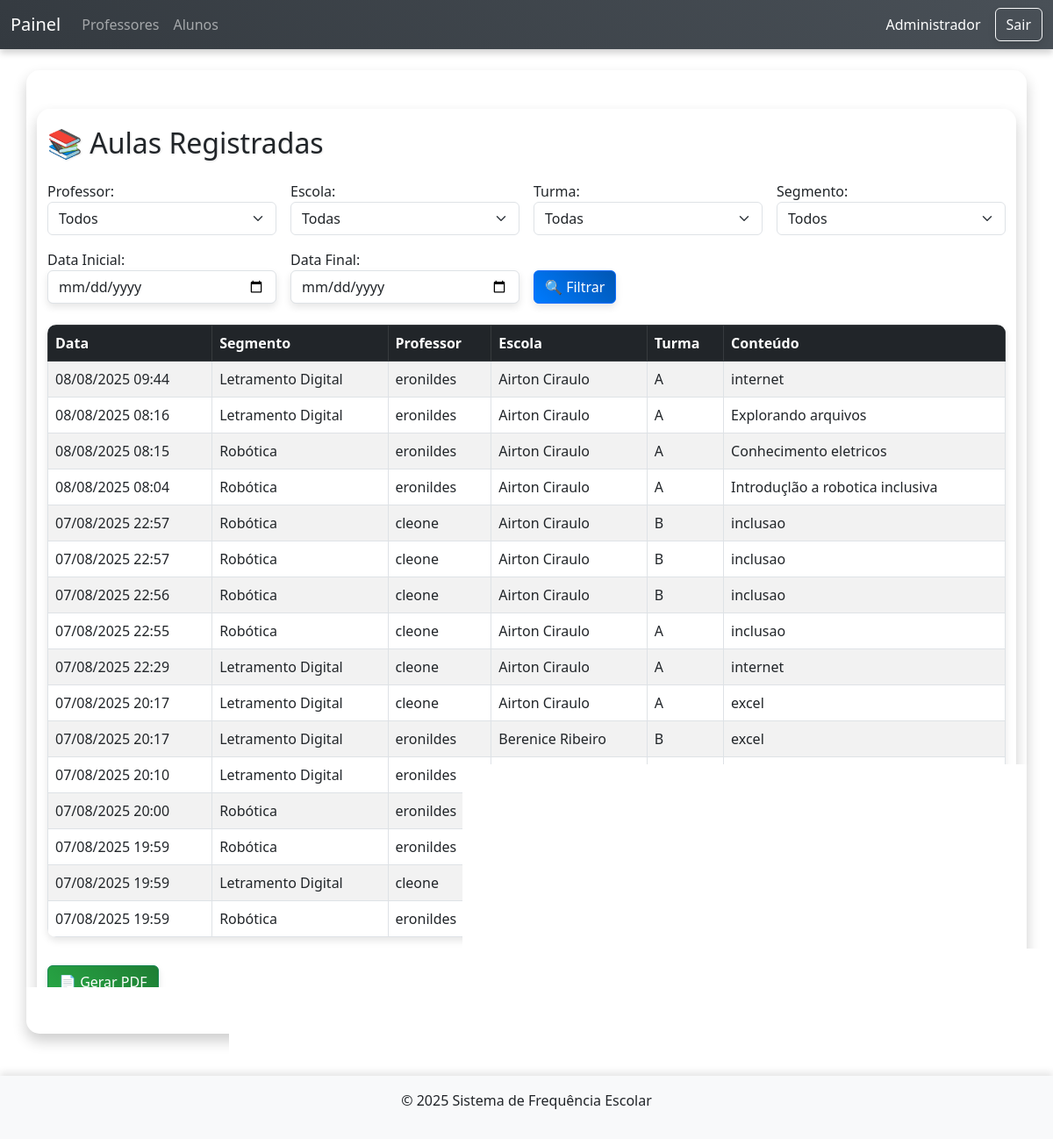
The page /dashboard.php (signed in) on the database its author committed.
### tables this page shows
CREATE TABLE `aulas` (
  `id` int NOT NULL,
  `titulo` varchar(255) NOT NULL DEFAULT 'Sem título',
  `descricao` text,
  `data` datetime NOT NULL,
  `professor_id` int DEFAULT NULL,
  `escola_id` int DEFAULT NULL,
  `turma_id` int DEFAULT NULL,
  `serie_id` int DEFAULT NULL,
  `conteudo` text NOT NULL,
  `segmento` enum('robotica','letramento_digital') NOT NULL DEFAULT 'robotica'
);

CREATE TABLE `professores` (
  `id` int NOT NULL,
  `nome` varchar(255) DEFAULT NULL,
  `email` varchar(255) DEFAULT NULL,
  `senha` varchar(255) DEFAULT NULL,
  `escola_id` int DEFAULT NULL,
  `tipo` enum('admin','professor') DEFAULT 'professor'
);

CREATE TABLE `escolas` (
  `id` int NOT NULL,
  `nome` varchar(255) DEFAULT NULL,
  `endereco` text
);

CREATE TABLE `turmas` (
  `id` int NOT NULL,
  `nome` varchar(100) DEFAULT NULL,
  `escola_id` int DEFAULT NULL
);

### dashboard.php (the view, shortened to what this page needs)
<?php
require 'config/db.php';
$filtros = [];
$params = [];
$where = $filtros ? 'WHERE ' . implode(' AND ', $filtros) : '';
$stmt = $pdo->prepare("
    SELECT aulas.*,
           turmas.nome AS turma_nome,
           escolas.nome AS escola_nome,
           professores.nome AS professor_nome
    FROM aulas
    JOIN turmas ON aulas.turma_id = turmas.id
    JOIN escolas ON aulas.escola_id = escolas.id
    JOIN professores ON aulas.professor_id = professores.id
    $where
    ORDER BY aulas.data DESC
");
$stmt->execute($params);
$aulas = $stmt->fetchAll();
?>
<!DOCTYPE html>
<html lang="pt-br">
<head>
  <link href="https://cdn.jsdelivr.net/npm/bootstrap@5.3.0/dist/css/bootstrap.min.css" rel="stylesheet">
</head>
<body>
<?php require 'includes/header.php'; ?>
<div class="container mt-4">
  <h2 class="mb-4">📚 Aulas Registradas</h2>
  <form method="GET" class="row g-3 mb-4">
    <div class="col-md-3">
      <label>Professor:</label>
      <select name="professor_id" class="form-select">
        <option value="">Todos</option>
      </select>
    </div>
    <div class="col-md-3">
      <label>Escola:</label>
      <select name="escola_id" class="form-select">
        <option value="">Todas</option>
      </select>
    </div>
    <div class="col-md-3">
      <label>Turma:</label>
      <select name="turma_id" class="form-select">
        <option value="">Todas</option>
      </select>
    </div>
    <div class="col-md-3">
      <label>Segmento:</label>
      <select name="segmento" class="form-select">
        <option value="">Todos</option>
      </select>
    </div>
    <div class="col-md-3">
      <label>Data Inicial:</label>
      <input type="date" name="data_inicio" class="form-control" value="<?= htmlspecialchars($_GET['data_inicio'] ?? '') ?>">
    </div>
    <div class="col-md-3">
      <label>Data Final:</label>
      <input type="date" name="data_fim" class="form-control" value="<?= htmlspecialchars($_GET['data_fim'] ?? '') ?>">
    </div>
    <div class="col-md-3 align-self-end">
      <button type="submit" class="btn btn-primary">🔍 Filtrar</button>
    </div>
  </form>
  <table class="table table-bordered table-striped">
    <thead class="table-dark">
      <tr>
        <th>Data</th>
        <th>Segmento</th>
        <th>Professor</th>
        <th>Escola</th>
        <th>Turma</th>
        <th>Conteúdo</th>
      </tr>
    </thead>
    <tbody>
      <?php if (empty($aulas)): ?>
        <tr>
          <td colspan="6" class="text-center">Nenhuma aula encontrada com os filtros selecionados.</td>
        </tr>
      <?php else: ?>
        <?php foreach ($aulas as $aula): ?>
          <tr>
            <td><?= date('d/m/Y H:i', strtotime($aula['data'])) ?></td>
            <td><?= $aula['segmento'] === 'robotica' ? 'Robótica' : 'Letramento Digital' ?></td>
            <td><?= htmlspecialchars($aula['professor_nome']) ?></td>
            <td><?= htmlspecialchars($aula['escola_nome']) ?></td>
            <td><?= htmlspecialchars($aula['turma_nome']) ?></td>
            <td><?= htmlspecialchars($aula['conteudo']) ?></td>
          </tr>
        <?php endforeach; ?>
      <?php endif; ?>
    </tbody>
  </table>
  <a href="relatorio.php?gerar_pdf=1<?= !empty($_GET['professor_id']) ? '&professor_id=' . urlencode($_GET['professor_id']) : '' ?><?= !empty($_GET['escola_id']) ? '&escola_id=' . urlencode($_GET['escola_id']) : '' ?><?= !empty($_GET['turma_id']) ? '&turma_id=' . urlencode($_GET['turma_id']) : '' ?><?= !empty($_GET['data_inicio']) ? '&data_inicio=' . urlencode($_GET['data_inicio']) : '' ?><?= !empty($_GET['data_fim']) ? '&data_fim=' . urlencode($_GET['data_fim']) : '' ?><?= !empty($_GET['segmento']) ? '&segmento=' . urlencode($_GET['segmento']) : '' ?>" class="btn btn-success mt-3">📄 Gerar PDF</a>
</div>
<?php require 'includes/footer.php'; ?>
</body>
</html>

### dashboard.php (style rules this page uses)
body { background-color: #e8ecef; font-family: 'Arial', sans-serif; }
.container { background-color: #ffffff; border-radius: 15px; padding: 20px; box-shadow: 0 8px 16px rgba(0, 0, 0, 0.2); transform: translateZ(0); transition: transform 0.3s ease, box-shadow 0.3s ease; }
.form-control, .btn { border-radius: 10px; box-shadow: 0 4px 8px rgba(0, 0, 0, 0.1); transition: transform 0.2s ease, box-shadow 0.2s ease; }
.btn-primary { background: linear-gradient(45deg, #007bff, #0056b3); border: none; }
.btn-success { background: linear-gradient(45deg, #28a745, #1e7e34); border: none; }
.table { border-radius: 10px; overflow: hidden; box-shadow: 0 4px 8px rgba(0, 0, 0, 0.1); }
.table thead { background: linear-gradient(45deg, #6c757d, #495057); color: white; }
h2 { text-shadow: 1px 1px 2px rgba(0, 0, 0, 0.1); }

### rows shown on the page
aulas: data "08/08/2025 09:44", shows "Letramento Digital", professor.nome "eronildes", escola.nome "Airton Ciraulo", turma.nome "A", conteudo "internet"
aulas: data "08/08/2025 08:16", shows "Letramento Digital", professor.nome "eronildes", escola.nome "Airton Ciraulo", turma.nome "A", conteudo "Explorando arquivos"
aulas: data "08/08/2025 08:15", segmento "Robótica", professor.nome "eronildes", escola.nome "Airton Ciraulo", turma.nome "A", conteudo "Conhecimento eletricos"
aulas: data "08/08/2025 08:04", segmento "Robótica", professor.nome "eronildes", escola.nome "Airton Ciraulo", turma.nome "A", conteudo "Introduçlão a robotica inclusiva"
aulas: data "07/08/2025 22:57", segmento "Robótica", professor.nome "cleone", escola.nome "Airton Ciraulo", turma.nome "B", conteudo "inclusao"
aulas: data "07/08/2025 22:57", segmento "Robótica", professor.nome "cleone", escola.nome "Airton Ciraulo", turma.nome "B", conteudo "inclusao"
aulas: data "07/08/2025 22:56", segmento "Robótica", professor.nome "cleone", escola.nome "Airton Ciraulo", turma.nome "B", conteudo "inclusao"
aulas: data "07/08/2025 22:55", segmento "Robótica", professor.nome "cleone", escola.nome "Airton Ciraulo", turma.nome "A", conteudo "inclusao"
aulas: data "07/08/2025 22:29", shows "Letramento Digital", professor.nome "cleone", escola.nome "Airton Ciraulo", turma.nome "A", conteudo "internet"
aulas: data "07/08/2025 20:17", shows "Letramento Digital", professor.nome "cleone", escola.nome "Airton Ciraulo", turma.nome "A", conteudo "excel"
aulas: data "07/08/2025 20:17", shows "Letramento Digital", professor.nome "eronildes", escola.nome "Berenice Ribeiro", turma.nome "B", conteudo "excel"
aulas: data "07/08/2025 20:10", shows "Letramento Digital", professor.nome "eronildes"
aulas: data "07/08/2025 20:00", segmento "Robótica", professor.nome "eronildes"
aulas: data "07/08/2025 19:59", segmento "Robótica", professor.nome "eronildes"
aulas: data "07/08/2025 19:59", shows "Letramento Digital", professor.nome "cleone"
aulas: data "07/08/2025 19:59", segmento "Robótica", professor.nome "eronildes"

### other values the page prints
$_SESSION['nome'] "Administrador"
